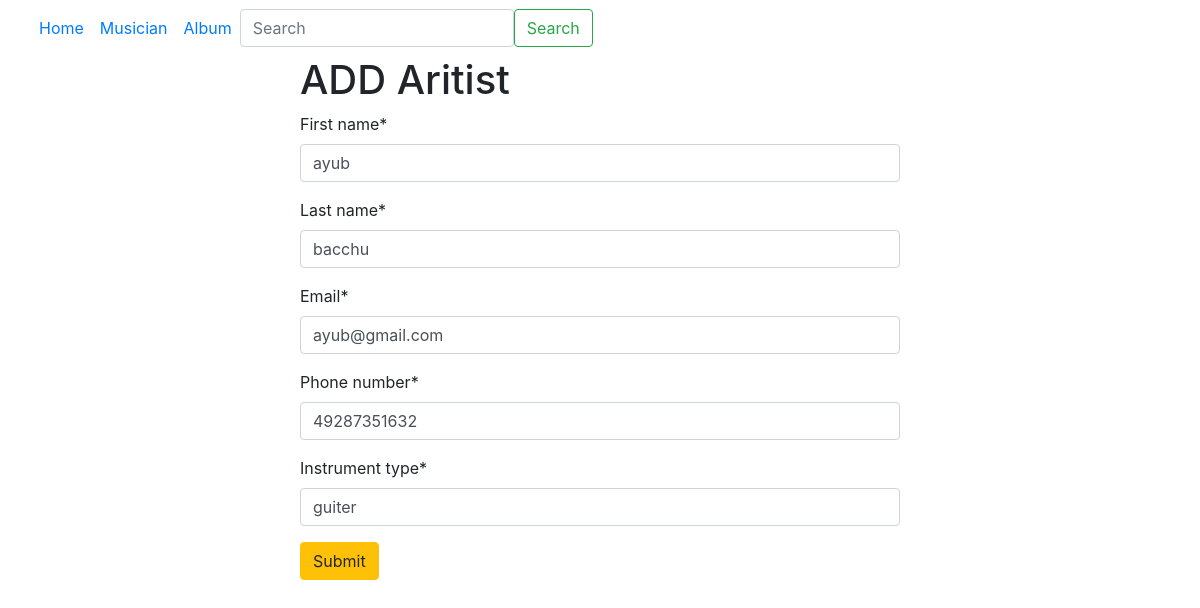
The page /musician/edit/7 on the database its author committed.
### musician/models.py (models this page shows, shortened)
class Musician(models.Model):
    first_name = models.CharField(max_length=100)
    last_name = models.CharField(max_length=100)
    email = models.EmailField(unique=True)
    phone_number = models.CharField(max_length=12)
    instrument_type = models.CharField(max_length=100)

### musician/views.py (the view)
# urls.py: path('edit/<int:id>', views.EditMusicanView.as_view(), name= 'edit_musician'),
class EditMusicanView(UpdateView):
    model = models.Musician
    form_class = forms.MusicianForm
    template_name = 'add_musicians.html'
    pk_url_kwarg = 'id'
    success_url = reverse_lazy('homepage')

### musician/forms.py
class MusicianForm(forms.ModelForm):
    class Meta :
        model = Musician
        fields = '__all__'

### musician/templates/add_musicians.html (shortened to what this page needs)
{% extends 'base.html' %}
{% load crispy_forms_tags %}
{% block content %}
<form style="width: 50%; margin:auto" method="post">
<h1> ADD Aritist</h1>
 {{form | crispy }}
 <button class="btn btn-warning"> Submit</button>
 </form>
 {% endblock %}

### rows shown on the page
Musician: first_name "ayub", last_name "bacchu", email "ayub@gmail.com", phone_number "49287351632", instrument_type "guiter"
